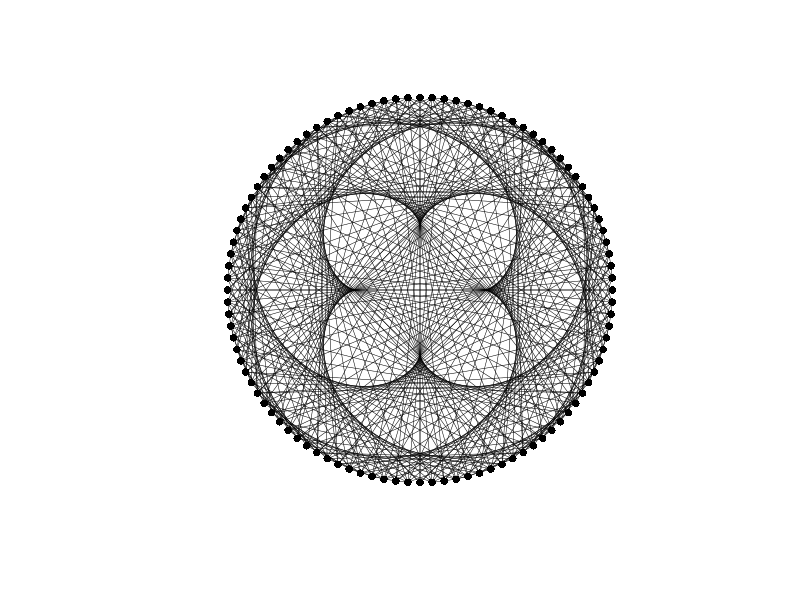
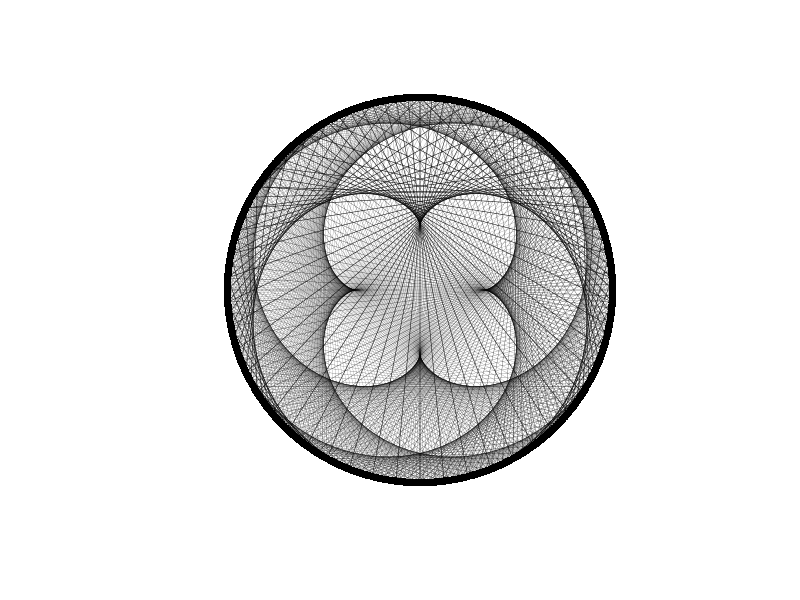
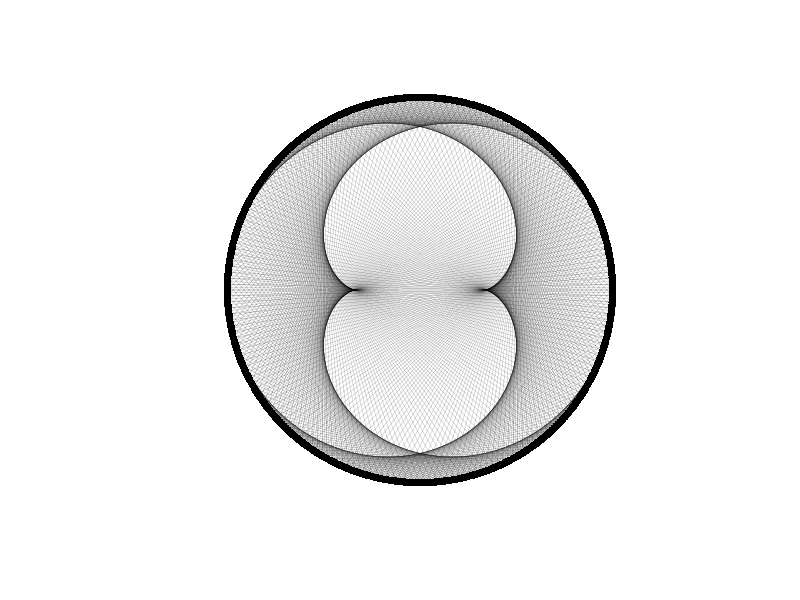

Source code (R) for these figures, in order:
#create 4 ways cardioid using segments

#the function
cardioid <- function(n=25,radius=1,cex.pt=1,cst=0,add=FALSE){
  #the number of point on the circle
  n_p <- 2 * n
  #the angle of the points
  thetas <- (2 * pi * (1:n_p / n_p)) + cst
  #the coords of the points
  xy <- data.frame(x=radius * cos(thetas),y=radius*sin(thetas))
  #the points to connect
  ll <- data.frame(from=c(1:n,n + (1:n)),to=c(2 * 1:n,2 * 1:n))
  #the output
  out <- list(xy,ll)
  if(!add){
    print(plot(y~x,xy,asp=1,xlab='',ylab='',xaxt='n',yaxt='n',pch=16,bty='n',cex=cex.pt))
  }
  print(segments(xy[ll$from,1],xy[ll$from,2],xy[ll$to,1],xy[ll$to,2],lwd=25/n))
  return(out)
}

png('cardioid.png',width=800,height=800)
cardioid(n=50)
cardioid(n=50,cst=pi/2,add=TRUE)
cardioid(n=50,cst=pi,add=TRUE)
cardioid(n=50,cst=3*pi/2,add=TRUE)
dev.off()

png('cardioid3.png',width=800,height=800)
cardioid(n=200)
cardioid(n=150,cst=pi/2,add=TRUE)
cardioid(n=100,cst=pi,add=TRUE)
cardioid(n=50,cst=3*pi/2,add=TRUE)
dev.off()

png('cardioid4.png',width=800,height=800)
cardioid(n=200)
cardioid(n=200,cst=pi,add=TRUE)
dev.off()

